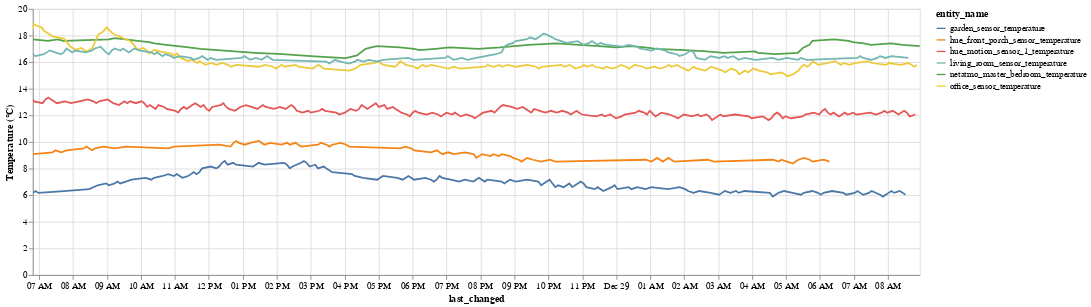

Notebook cell for this chart:
### Markdown cell above
Plot just the temperature data, and show the operations required to calc correlations

### Code cell
temperature_df = df[df['device_class'] == 'temperature']
unit_of_measurement = temperature_df.iloc[0]['unit_of_measurement']
alt.Chart(temperature_df).mark_line().encode(
    x='last_changed',
    y=alt.Y('state', title=f'Temperature ({unit_of_measurement})'),
    color='entity_name',
    tooltip=['entity_name', 'state', 'last_changed']
).properties(
    width=1000,
    height=300
).interactive()

### Figure 1 — Vega-Lite specification as saved in the notebook (floating-point values rounded to 4 significant figures; data arrays with more than 128 entries replaced by an {"elided": "..."} marker saying what was removed)
{"$schema": "https://vega.github.io/schema/vega-lite/v3.4.0.json", "config": {"mark": {"tooltip": null}, "view": {"height": 300, "width": 400}}, "data": {"name": "data-5a654b98d29af0c1baec973e4e48b69a"}, "datasets": {"data-5a654b98d29af0c1baec973e4e48b69a": {"elided": "818 records"}}, "encoding": {"color": {"field": "entity_name", "type": "nominal"}, "tooltip": [{"field": "entity_name", "type": "nominal"}, {"field": "state", "type": "quantitative"}, {"field": "last_changed", "type": "temporal"}], "x": {"field": "last_changed", "type": "temporal"}, "y": {"field": "state", "title": "Temperature (°C)", "type": "quantitative"}}, "height": 300, "mark": "line", "selection": {"selector002": {"bind": "scales", "encodings": ["x", "y"], "type": "interval"}}, "width": 1000}
